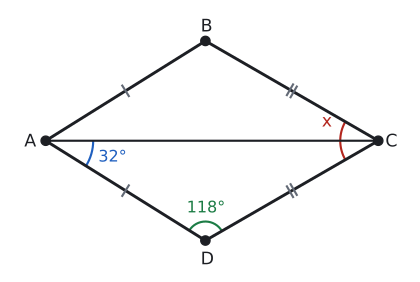

The Python source for this figure:
import sys; sys.path.insert(0, "tools")
from cizim import *

def centik(ax, P, Q, n=1, renk=SOLUK, L=0.13, ara=0.09):
    """[PQ] kenarının ortasına n çentik (eş kenar işareti)."""
    P, Q = np.asarray(P, float), np.asarray(Q, float)
    u = (Q - P) / np.linalg.norm(Q - P); v = np.array([-u[1], u[0]]); M = (P + Q) / 2
    for k in range(n):
        c = M + (k - (n - 1) / 2) * ara * u
        ax.plot(*zip(c - L * v, c + L * v), color=renk, lw=1.6)

def olc(K, P, Q):
    a, b = np.asarray(P) - K, np.asarray(Q) - K
    return round(float(np.degrees(np.arccos(np.dot(a, b) / np.linalg.norm(a) / np.linalg.norm(b)))), 3)

def uz(P, Q): return round(float(np.linalg.norm(np.asarray(P) - np.asarray(Q))), 3)

def dik(ax, K, P, Q, k=0.25, renk=YAZI):
    K = np.asarray(K, float)
    a = (np.asarray(P) - K) / np.linalg.norm(np.asarray(P) - K); b = (np.asarray(Q) - K) / np.linalg.norm(np.asarray(Q) - K)
    ax.plot(*zip(K + k * a, K + k * (a + b), K + k * b), color=renk, lw=1.3)

def yon(d): return np.array([np.cos(np.radians(d)), np.sin(np.radians(d))])

# Alıştırma soru 5: |AB| = |AD|, |CB| = |CD|. m(DAC) = 32, m(ADC) = 118 -> m(ACD) = 30, m(BCD) = 60.
A = np.array([0.0, 0.0]); C = np.array([7.0, 0.0])
ad_ = 7 * np.sin(np.radians(30)) / np.sin(np.radians(118))
D = A + ad_ * yon(-32); B = A + ad_ * yon(32)
print("DAC", olc(A, D, C), "ADC", olc(D, A, C), "ACD", olc(C, A, D), "BCD", olc(C, B, D), "AB", uz(A, B), "AD", uz(A, D), "CB", uz(C, B), "CD", uz(C, D))
fig, ax = sekil(5.6, 3.6)
ax.set_aspect("equal"); ax.axis("off")
ax.plot(*zip(A, B, C, D, A), color=YAZI)
ax.plot(*zip(A, C), color=YAZI, lw=1.6)
centik(ax, A, B, 1); centik(ax, A, D, 1); centik(ax, C, B, 2); centik(ax, C, D, 2)
aci(ax, A, C, D, r=1.0, renk=MAVI)
ax.text(*(A + 1.45 * yon(-14)), "32°", color=MAVI, ha="center", va="center", fontsize=12)
aci(ax, D, C, A, r=0.4, ad="118°", renk=YESIL)
aci(ax, C, D, B, r=0.8, renk=KIRMIZI)
ax.text(*(C + 1.15 * yon(160)), "x", color=KIRMIZI, ha="center", va="center", fontsize=13)
nokta(ax, *A, "A", dx=-0.45, dy=-0.12); nokta(ax, *B, "B", dx=-0.1, dy=0.2); nokta(ax, *C, "C", dx=0.15, dy=-0.12); nokta(ax, *D, "D", dx=-0.1, dy=-0.5)
ax.set_xlim(-0.8, 7.7); ax.set_ylim(D[1] - 0.7, B[1] + 0.7)
kaydet(fig, __file__)
